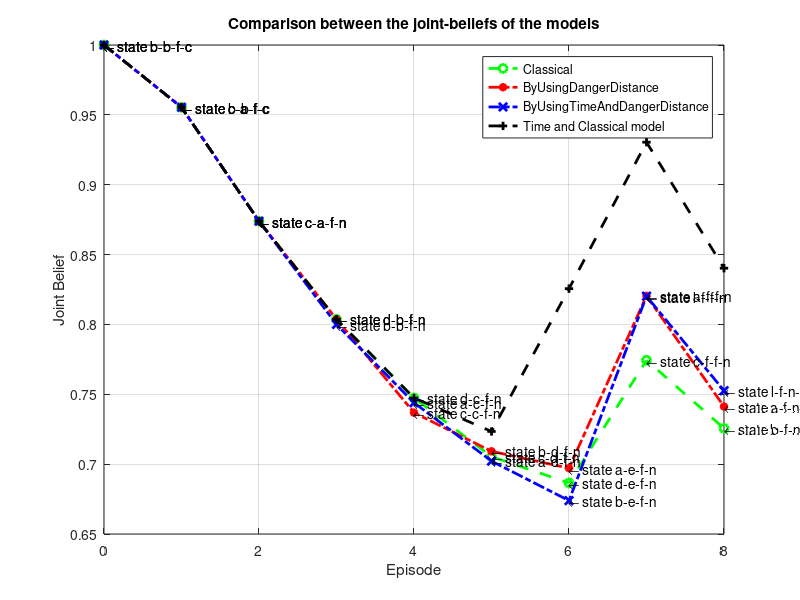
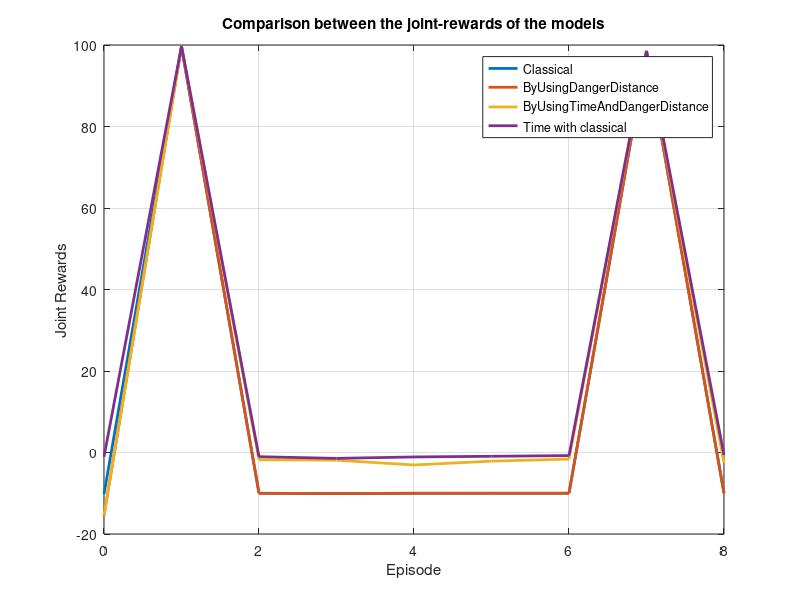
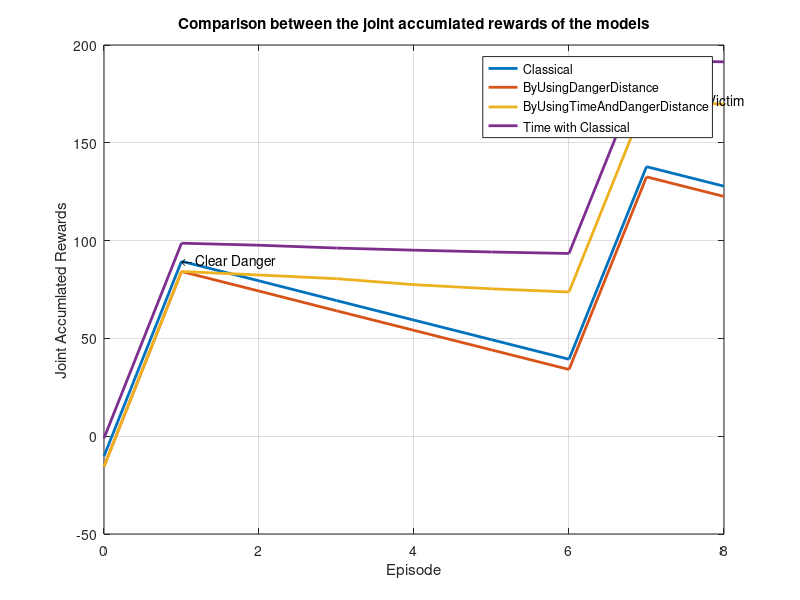
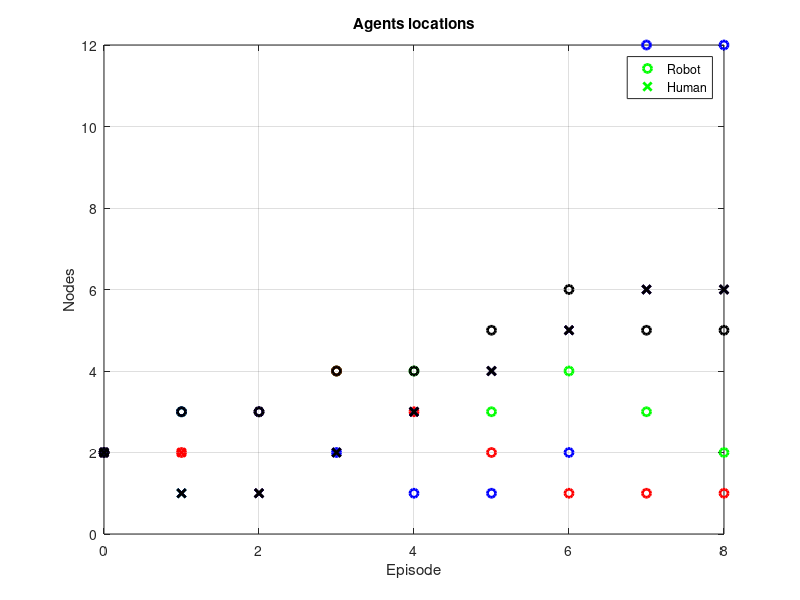

The MATLAB script that drew these images, in order:
%----------------------Plot the joint beliefs----------------
%v3_3 classical 
Episode = [0 1 2 3 4 5 6 7 8]; 
Joint_Belief1=[1 0.955433 0.873915 0.803682 0.747376 0.705382 0.686528 0.774354 0.725652];
Joint_Rewards1=[-10.1956 99.6207 -10.0005 -10.078 -10.0005 -10.0002 -10.0002 98.4628 -10.0001];
accumlativeRewards1 = [-10.1956 89.425 79.425 69.347 59.346 49.346 39.346 137.81 127.81];

%using danger v1 
Joint_Belief2=[1 0.955433 0.873915 0.803682 0.736859 0.709205 0.697104 0.820446 0.74123];
Joint_Rewards2=[-15.4508 99.6629 -10.0171 -10.0772 -10.0028 -10.0021 -10.0007 98.463 -10.0003];
accumlativeRewards2= [-15.4508 84.212 74.195 64.118 54.115 44.113 34.112 132.58 122.57];

%using time and danger (with no priority of objectives) FASTparameters_v1 
Joint_Belief3=[1 0.955433 0.873915 0.800016 0.744006 0.702186 0.673901 0.820215 0.752565];
Joint_Rewards3=[-15.4508 99.6629 -1.79078 -1.88905 -3.06117 -2.12133 -1.61236 98.5476 -2.61171];
accumlativeRewards3 = [-15.4508 84.212 82.421 80.532 77.471 75.350 73.737 172.29 169.67];

%using time with classical v1
Joint_Belief4=[1 0.955433 0.873915 0.803682 0.747376 0.723411 0.82561 0.930436 0.840253];
Joint_Rewards4=[-1.02894 99.7014 -1.03232 -1.44027 -1.09349 -0.931223 -0.756536 98.5761 -0.595945];
accumlativeRewards4 = [-1.02894 98.67246 97.64014 96.19987 95.10638 94.175157 93.418621 191.994721 191.398776];



figure 
h= plot(Episode,Joint_Belief1, '--go',Episode,Joint_Belief2,'-.r*',Episode,Joint_Belief3,'-.xb',Episode,Joint_Belief4,'--+k');
set (h, 'LineWidth', 2);
%plot(JointRewards1,':');
legend('Classical','ByUsingDangerDistance','ByUsingTimeAndDangerDistance','Time and Classical model');
grid on
title('Comparison between the joint-beliefs of the models')
xlabel('Episode');
ylabel('Joint Belief');

%----representing states for model 1---------------
state00 = '\leftarrow state b-b-f-c';
text(0,1,state00)

state01 = '\leftarrow state c-a-f-c';
text(1,0.955433,state01)

state02 = '\leftarrow state c-a-f-n';
text(2,0.873915,state02)

state03 = '\leftarrow state d-b-f-n';
text(3,0.803682,state03)

state04 = '\leftarrow state d-c-f-n';
text(4,0.747376,state04)

state05 = '\leftarrow state c-d-f-n';
text(5,0.705382,state05)

state06 = '\leftarrow state d-e-f-n';
text(6,0.686528,state06)

state07 = '\leftarrow state c-f-f-n';
text(7,0.774354,state07)

state08 = '\leftarrow state b-f-n-n';
text(8,0.725652,state08)

%----representing states for model 2---------------

state10 = '\leftarrow state b-b-f-c';
text(0,1,state10)

state11 = '\leftarrow state b-b-f-c';
text(1,0.955433,state11)

state12 = '\leftarrow state c-a-f-n';
text(2,0.873915,state12)

state13 = '\leftarrow state d-b-f-n';
text(3,0.803682,state13)

state14 = '\leftarrow state c-c-f-n';
text(4,0.736859,state14)

state15 = '\leftarrow state b-d-f-n';
text(5,0.709205,state15)

state16 = '\leftarrow state a-e-f-n';
text(6,0.697104,state16)

state17 = '\leftarrow state a-f-f-n';
text(7,0.820446,state17)

state18 = '\leftarrow state a-f-n-n';
text(8,0.74123,state18)

%----representing states for model 3---------------
state20 = '\leftarrow state b-b-f-c';
text(0,1,state20)

state21 = '\leftarrow state c-a-f-c';
text(1,0.955433,state21)

state22 = '\leftarrow state c-a-f-n';
text(2,0.873915,state22)

state23 = '\leftarrow state b-b-f-n';
text(3,0.800016,state23)

state24 = '\leftarrow state a-c-f-n';
text(4,0.744006,state24)

state25 = '\leftarrow state a-d-f-n';
text(5,0.702186,state25)

state26 = '\leftarrow state b-e-f-n';
text(6,0.673901,state26)

state27 = '\leftarrow state l-f-f-n';
text(7,0.820215,state27)

state28 = '\leftarrow state l-f-n-n';
text(8,0.752565,state28)
%----------------plot the rewards----------------
figure 
x= [0 1 2 3 4 5 6 7 8];
y= [-10.1956 -15.4508 -15.4508 -1.02894; 99.6207 99.6629 99.6629 99.7014; -10.0005 -10.0171 -1.79078 -1.03232; -10.078 -10.0772 -1.88905 -1.44027; -10.0005 -10.0028 -3.06117 -1.09349; -10.0002 -10.0021 -2.12133 -0.931223; -10.0002 -10.0007 -1.61236 -0.756536;98.4628 98.463 98.5476 98.5761; -10.0001 -10.0003  -2.61171 -0.595945];

c=plot(x,y);
set(c,'LineWidth',2);
legend('Classical','ByUsingDangerDistance','ByUsingTimeAndDangerDistance','Time with classical');
grid on
title('Comparison between the joint-rewards of the models');
xlabel('Episode');
ylabel('Joint Rewards');

%----------------plot the accumlative rewards --------

figure 
x1= [0 1 2 3 4 5 6 7 8];
y1= [-10.1956 -15.4508 -15.4508 -1.02894; 89.425 84.212 84.212 98.67246; 79.425 74.195 82.421 97.64014; 69.347 64.118 80.532 96.19987; 59.346 54.115 77.471 95.10638; 49.346 44.113 75.350 94.175157; 39.346 34.112 73.737 93.418621; 137.81 132.58 172.29 191.994721; 127.81 122.57 169.67 191.398776];

c1=plot(x1,y1);
set(c1,'LineWidth',2);
legend('Classical','ByUsingDangerDistance','ByUsingTimeAndDangerDistance','Time with Classical');
grid on
title('Comparison between the joint accumlated rewards of the models');
xlabel('Episode');
ylabel('Joint Accumlated Rewards');

clearDanger = '\leftarrow Clear Danger';
text(1,89.425,clearDanger);

extractvictim = '\leftarrow Extract Victim';
text(7,172.29,extractvictim);

%----------------plot of agents location -----------------
%********version classical *************************************
%position agent 1 
x=[0 1 2 3 4 5 6 7 8];
y=[2 3 3 4 4 3 4 3 2];
%position agent 2
x1=[0 1 2 3 4 5 6 7 8];
y1=[2 1 1 2 3 4 5 6 6];
%**********version using danger function ************************
%position of agent 1
a = [0 1 2 3 4 5 6 7 8]; 
b =[ 2 2 3 4 3 2 1 1 1];

% position of agent 2 
a1 = [0 1 2 3 4 5 6 7 8]; 
b1 = [2 2 1 2 3 4 5 6 6];
%******version using time and danger distance (FAST)**************
% position of agent 1 
k = [0 1 2 3 4 5 6 7 8]; 
l = [2 3 3 2 1 1 2 12 12];

% position of agent 2 
k1 = [0 1 2 3 4 5 6 7 8]; 
l1 = [2 1 1 2 3 4 5 6 6];

%******time with the classical**************
% position of agent 1 
h=[0 1 2 3 4 5 6 7 8];
j=[2 3 3 4 4 5 6 5 5];

% position of agent 2 
h1=[0 1 2 3 4 5 6 7 8];
j1=[2 1 1 2 3 4 5 6 6];

figure
p=plot(x,y,'go',x1,y1,'gx',a,b,'ro',a1,b1,'rx',k,l,'bo',k1,l1,'bx',h,j,'ko',h1,j1,'kx');
set(p,'LineWidth',2);

legend('Robot','Human');

grid on
title('Agents locations')
xlabel('Episode');
ylabel('Nodes');












